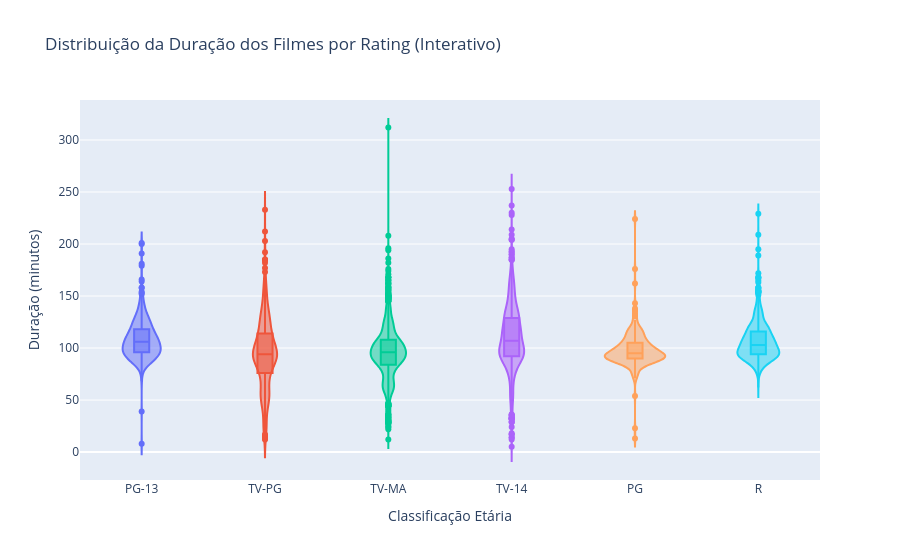

The notebook cell saved with this chart:
### Code cell
# --- Plotly: Violin Plot Interativo ---
fig = px.violin(
    movies_filtrados,
    x="rating",
    y="duration_min",
    color="rating",
    box=True,          # adiciona o boxplot dentro
    points="outliers", # mostra apenas outliers
    title="Distribuição da Duração dos Filmes por Rating (Interativo)",
    labels={"rating": "Classificação Etária", "duration_min": "Duração (minutos)"}
)
fig.update_layout(showlegend=False)
fig.show()

### Figure 1 — Plotly figure (JSON) as saved in the notebook; plotly's stock layout.template omitted (floating-point values rounded to 4 significant figures; data arrays with more than 128 entries replaced by an {"elided": "..."} marker saying what was removed)
{"data": [{"alignmentgroup": "True", "box": {"visible": true}, "hovertemplate": "Classificação Etária=%{x}<br>Duração (minutos)=%{y}<extra></extra>", "legendgroup": "PG-13", "marker": {"color": "#636efa"}, "name": "PG-13", "offsetgroup": "PG-13", "orientation": "v", "points": "outliers", "scalegroup": "True", "showlegend": true, "type": "violin", "x": {"elided": "490 str values"}, "x0": " ", "xaxis": "x", "y": {"elided": "490 float values"}, "y0": " ", "yaxis": "y"}, {"alignmentgroup": "True", "box": {"visible": true}, "hovertemplate": "Classificação Etária=%{x}<br>Duração (minutos)=%{y}<extra></extra>", "legendgroup": "TV-PG", "marker": {"color": "#EF553B"}, "name": "TV-PG", "offsetgroup": "TV-PG", "orientation": "v", "points": "outliers", "scalegroup": "True", "showlegend": true, "type": "violin", "x": {"elided": "539 str values"}, "x0": " ", "xaxis": "x", "y": {"elided": "539 float values"}, "y0": " ", "yaxis": "y"}, {"alignmentgroup": "True", "box": {"visible": true}, "hovertemplate": "Classificação Etária=%{x}<br>Duração (minutos)=%{y}<extra></extra>", "legendgroup": "TV-MA", "marker": {"color": "#00cc96"}, "name": "TV-MA", "offsetgroup": "TV-MA", "orientation": "v", "points": "outliers", "scalegroup": "True", "showlegend": true, "type": "violin", "x": {"elided": "2062 str values"}, "x0": " ", "xaxis": "x", "y": {"elided": "2062 float values"}, "y0": " ", "yaxis": "y"}, {"alignmentgroup": "True", "box": {"visible": true}, "hovertemplate": "Classificação Etária=%{x}<br>Duração (minutos)=%{y}<extra></extra>", "legendgroup": "TV-14", "marker": {"color": "#ab63fa"}, "name": "TV-14", "offsetgroup": "TV-14", "orientation": "v", "points": "outliers", "scalegroup": "True", "showlegend": true, "type": "violin", "x": {"elided": "1427 str values"}, "x0": " ", "xaxis": "x", "y": {"elided": "1427 float values"}, "y0": " ", "yaxis": "y"}, {"alignmentgroup": "True", "box": {"visible": true}, "hovertemplate": "Classificação Etária=%{x}<br>Duração (minutos)=%{y}<extra></extra>", "legendgroup": "PG", "marker": {"color": "#FFA15A"}, "name": "PG", "offsetgroup": "PG", "orientation": "v", "points": "outliers", "scalegroup": "True", "showlegend": true, "type": "violin", "x": {"elided": "287 str values"}, "x0": " ", "xaxis": "x", "y": {"elided": "287 float values"}, "y0": " ", "yaxis": "y"}, {"alignmentgroup": "True", "box": {"visible": true}, "hovertemplate": "Classificação Etária=%{x}<br>Duração (minutos)=%{y}<extra></extra>", "legendgroup": "R", "marker": {"color": "#19d3f3"}, "name": "R", "offsetgroup": "R", "orientation": "v", "points": "outliers", "scalegroup": "True", "showlegend": true, "type": "violin", "x": {"elided": "797 str values"}, "x0": " ", "xaxis": "x", "y": {"elided": "797 float values"}, "y0": " ", "yaxis": "y"}], "layout": {"legend": {"title": {"text": "Classificação Etária"}, "tracegroupgap": 0}, "showlegend": false, "title": {"text": "Distribuição da Duração dos Filmes por Rating (Interativo)"}, "violinmode": "overlay", "xaxis": {"anchor": "y", "categoryarray": ["PG-13", "TV-PG", "TV-MA", "TV-14", "PG", "R"], "categoryorder": "array", "domain": [0, 1], "title": {"text": "Classificação Etária"}}, "yaxis": {"anchor": "x", "domain": [0, 1], "title": {"text": "Duração (minutos)"}}}}
